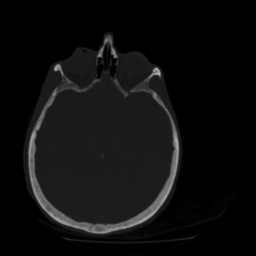
#> input picture data/irmsansbruit.png, 256 x 256 px
$ python main.py
#> lines starting #> are read from the running program, lines starting #| are printed output that depends on the picture; after the words box and inside, x2 and y2 are one past the last pixel; in counts of white or black regions, pixels touching at a corner belong together
"""Brain MRI image segmentation with classical thresholding methods."""

from pathlib import Path

import matplotlib.pyplot as plt
import numpy as np
from skimage import color, filters, io


PROJECT_ROOT = Path(__file__).resolve().parent
DEFAULT_IMAGE_PATH = PROJECT_ROOT / "data" / "irmsansbruit.png"
DEFAULT_OUTPUT_DIR = PROJECT_ROOT / "outputs"


def load_and_preprocess_image(image_path):
    """Load an MRI image and normalize its grayscale intensity to [0, 1]."""
    image_path = Path(image_path)
    if not image_path.is_file():
        raise FileNotFoundError(f"Image not found: {image_path}")

    image = io.imread(image_path)

    if image.ndim == 3:
        if image.shape[2] == 4:
            image = image[..., :3]
        if image.shape[2] != 3:
            raise ValueError(f"Unsupported channel count: {image.shape[2]}")
        gray_image = color.rgb2gray(image)
    elif image.ndim == 2:
        gray_image = image.astype(np.float32)
        min_value = float(np.min(gray_image))
        max_value = float(np.max(gray_image))
        if max_value <= min_value:
            raise ValueError("The grayscale image has no intensity variation.")
        gray_image = (gray_image - min_value) / (max_value - min_value)
    else:
        raise ValueError(f"Unsupported image shape: {image.shape}")

    return np.asarray(gray_image, dtype=np.float32)


def perform_segmentation(gray_image):
    """Compute 2-class Otsu and 3-class quantile segmentations."""
    gray_image = np.asarray(gray_image)
    if gray_image.ndim != 2:
        raise ValueError("gray_image must be a 2D grayscale image.")
    if not np.isfinite(gray_image).all():
        raise ValueError("gray_image contains NaN or infinite values.")

    threshold_otsu = filters.threshold_otsu(gray_image)
    segmented_2class = gray_image > threshold_otsu

    threshold_1, threshold_2 = np.percentile(gray_image, [33, 66])
    segmented_3class = np.zeros_like(gray_image, dtype=np.uint8)
    segmented_3class[gray_image > threshold_1] = 1
    segmented_3class[gray_image > threshold_2] = 2

    return (
        threshold_otsu,
        segmented_2class,
        threshold_1,
        threshold_2,
        segmented_3class,
    )


def plot_results(
    gray_image,
    segmented_2class,
    segmented_3class,
    threshold_otsu,
    threshold_1,
    threshold_2,
    output_dir,
):
    """Save segmentation and histogram figures without requiring a GUI."""
    output_dir = Path(output_dir)
    output_dir.mkdir(parents=True, exist_ok=True)

    figure, axes = plt.subplots(1, 3, figsize=(15, 5))
    axes[0].imshow(gray_image, cmap="gray")
    axes[0].set_title("Original Grayscale MRI")
    axes[0].axis("off")

    axes[1].imshow(segmented_2class, cmap="gray")
    axes[1].set_title(f"2-Class Segmentation\n(Otsu = {threshold_otsu:.3f})")
    axes[1].axis("off")

    axes[2].imshow(segmented_3class, cmap="viridis")
    axes[2].set_title(
        f"3-Class Segmentation\n"
        f"(Thresholds = {threshold_1:.3f}, {threshold_2:.3f})"
    )
    axes[2].axis("off")

    figure.tight_layout()
    figure.savefig(output_dir / "segmentation_results.png", dpi=300)
    plt.close(figure)

    figure_hist, axes_hist = plt.subplots(1, 2, figsize=(12, 4))
    axes_hist[0].hist(gray_image.ravel(), bins=50)
    axes_hist[0].axvline(
        threshold_otsu,
        linestyle="--",
        label=f"Otsu: {threshold_otsu:.3f}",
    )
    axes_hist[0].set_title("Histogram - 2 Classes")
    axes_hist[0].set_xlabel("Grayscale Intensity")
    axes_hist[0].set_ylabel("Frequency")
    axes_hist[0].legend()

    axes_hist[1].hist(gray_image.ravel(), bins=50)
    axes_hist[1].axvline(
        threshold_1,
        linestyle="--",
        label=f"Threshold 1: {threshold_1:.3f}",
    )
    axes_hist[1].axvline(
        threshold_2,
        linestyle="--",
        label=f"Threshold 2: {threshold_2:.3f}",
    )
    axes_hist[1].set_title("Histogram - 3 Classes")
    axes_hist[1].set_xlabel("Grayscale Intensity")
    axes_hist[1].set_ylabel("Frequency")
    axes_hist[1].legend()

    figure_hist.tight_layout()
    figure_hist.savefig(output_dir / "histograms_results.png", dpi=300)
    plt.close(figure_hist)


def main():
    print("[INFO] Loading and preprocessing MRI scan...")
    gray_img = load_and_preprocess_image(DEFAULT_IMAGE_PATH)
#> in load_and_preprocess_image, image is the input picture: shape (256, 256) uint16; min 0, max 47089, mean 3683.9
#> in load_and_preprocess_image, `gray_image = image.astype(np.float32)`:
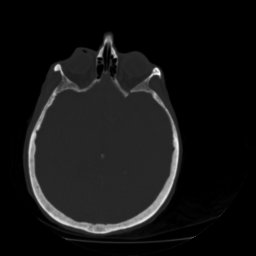
#> gray_image: shape (256, 256) float32; min 0, max 47089, mean 3683.9; drawn with min black and max white
#> in load_and_preprocess_image, `min_value = float(np.min(gray_image))`: min_value = 0
#> in load_and_preprocess_image, `max_value = float(np.max(gray_image))`: max_value = 47089

    print("[INFO] Computing threshold segmentations...")
    threshold_otsu, seg2, threshold_1, threshold_2, seg3 = perform_segmentation(
        gray_img
    )
#> in perform_segmentation, `threshold_otsu = filters.threshold_otsu(gray_image)`: threshold_otsu = 0.314
#> in perform_segmentation, `segmented_2class = gray_image > threshold_otsu`:
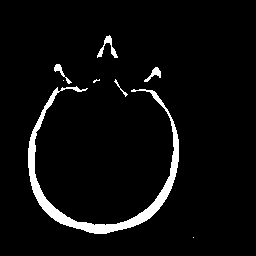
#> segmented_2class: shape (256, 256) bool; 4.7% white; 8 white regions (3 under 20 px), largest, box (x1, y1, x2, y2) and area: (28, 86, 179, 234) 2692, (97, 35, 118, 58) 146, (144, 67, 161, 82) 97, (54, 64, 72, 84) 88, (114, 79, 128, 97) 39
#> in perform_segmentation, `threshold_1, threshold_2 = np.percentile(gray_image, [33, 66])`: threshold_1 = 8.49e-05; threshold_2 = 0.139
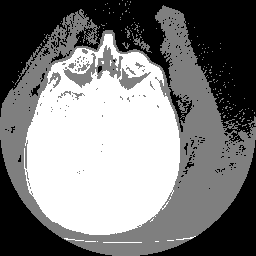
#> seg3: shape (256, 256); min 0, max 2, mean 0.988; drawn with min black and max white
#> threshold_otsu = 0.314; threshold_1 = 8.49e-05; threshold_2 = 0.139

    print(f"[RESULTS] Otsu threshold: {threshold_otsu:.3f}")
#| [RESULTS] Otsu threshold: 0.314
    print(f"[RESULTS] Quantile thresholds: {threshold_1:.3f}, {threshold_2:.3f}")
#| [RESULTS] Quantile thresholds: 0.000, 0.139

    print("[INFO] Generating and saving figures...")
    plot_results(
        gray_img,
        seg2,
        seg3,
        threshold_otsu,
        threshold_1,
        threshold_2,
        DEFAULT_OUTPUT_DIR,
    )
#> in plot_results, `figure.savefig(output_dir / "segmentation_results.png", dpi=300)`:
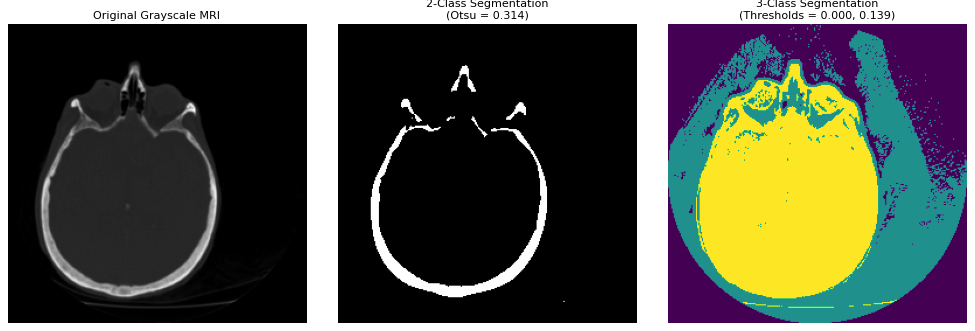
#> figure drawn by matplotlib, 3 panels
#> in plot_results, `figure_hist.savefig(output_dir / "histograms_results.png", dpi=300)`:
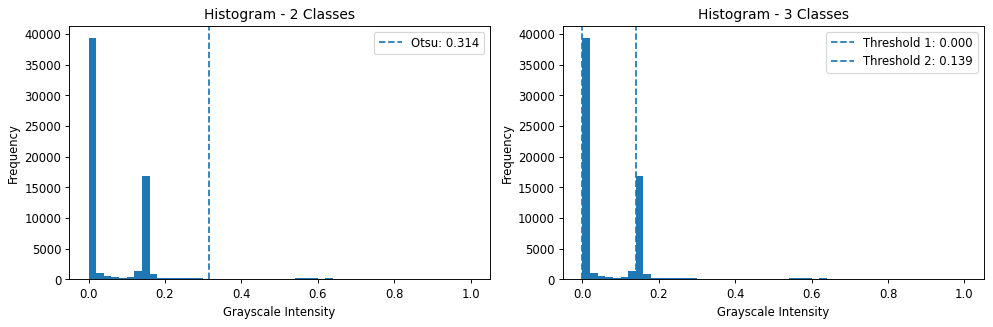
#> figure drawn by matplotlib, 2 panels; panel 1: tallest bar 39340 high, from x = 0 to 0.02; panel 2: tallest bar 39340 high, from x = 0 to 0.02
    print(f"[INFO] Figures saved in: {DEFAULT_OUTPUT_DIR}")


if __name__ == "__main__":
    main()
